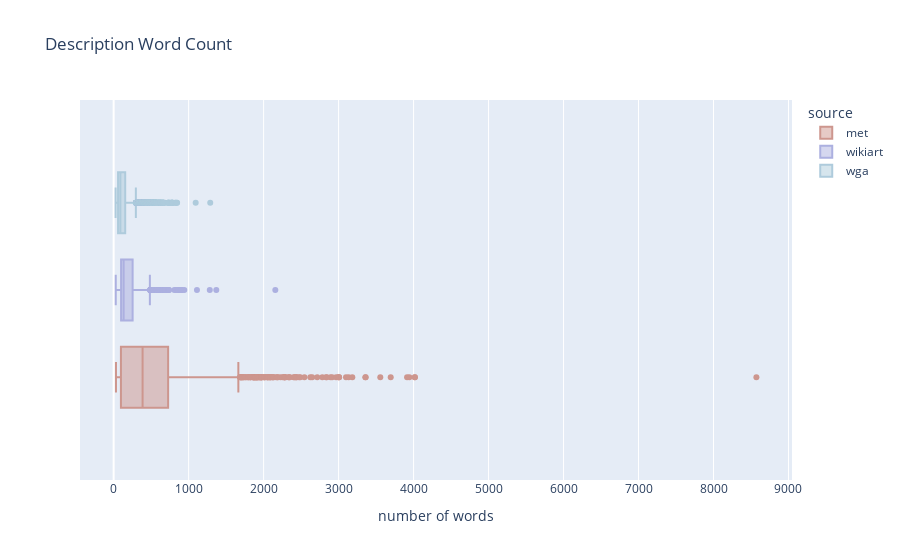

Notebook code cell kept with this figure:
### Markdown cell above
### 4. Description length

### Code cell
data_description_word_count = data.with_columns(
    pl.col("description")
    .map_elements(lambda x: len(x.split(" ")), return_dtype=pl.Int64)
    .alias("description word count")
)

fig = px.box(
    data_description_word_count,
    x="description word count",
    title="Description Word Count",
    color_discrete_sequence=COLORS[0:3],
    color="source"
)
fig.update_xaxes(title_text="number of words")
fig.show()

### Figure 1 — Plotly figure (JSON) as saved in the notebook; plotly's stock layout.template omitted (floating-point values rounded to 4 significant figures; data arrays with more than 128 entries replaced by an {"elided": "..."} marker saying what was removed)
{"data": [{"alignmentgroup": "True", "hovertemplate": "source=met<br>description word count=%{x}<extra></extra>", "legendgroup": "met", "marker": {"color": "#cd968e"}, "name": "met", "notched": false, "offsetgroup": "met", "orientation": "h", "showlegend": true, "type": "box", "x": {"elided": "1608 int values"}, "x0": " ", "xaxis": "x", "y0": " ", "yaxis": "y"}, {"alignmentgroup": "True", "hovertemplate": "source=wikiart<br>description word count=%{x}<extra></extra>", "legendgroup": "wikiart", "marker": {"color": "#acb0e0"}, "name": "wikiart", "notched": false, "offsetgroup": "wikiart", "orientation": "h", "showlegend": true, "type": "box", "x": {"elided": "1235 int values"}, "x0": " ", "xaxis": "x", "y0": " ", "yaxis": "y"}, {"alignmentgroup": "True", "hovertemplate": "source=wga<br>description word count=%{x}<extra></extra>", "legendgroup": "wga", "marker": {"color": "#aecbdc"}, "name": "wga", "notched": false, "offsetgroup": "wga", "orientation": "h", "showlegend": true, "type": "box", "x": {"elided": "9235 int values"}, "x0": " ", "xaxis": "x", "y0": " ", "yaxis": "y"}], "layout": {"boxmode": "group", "legend": {"title": {"text": "source"}, "tracegroupgap": 0}, "title": {"text": "Description Word Count"}, "xaxis": {"anchor": "y", "domain": [0, 1], "title": {"text": "number of words"}}, "yaxis": {"anchor": "x", "domain": [0, 1]}}}
